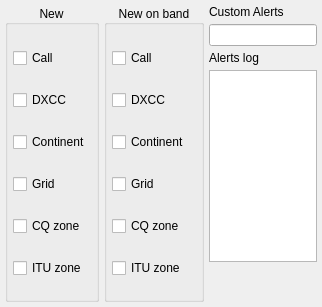
                     <widget class="QWidget" name="tab_5">
                      <attribute name="title">
                       <string>Alerts</string>
                      </attribute>
                      <layout class="QHBoxLayout" name="horizontalLayout_21">
                       <property name="spacing">
                        <number>5</number>
                       </property>
                       <property name="leftMargin">
                        <number>5</number>
                       </property>
                       <property name="topMargin">
                        <number>5</number>
                       </property>
                       <property name="rightMargin">
                        <number>5</number>
                       </property>
                       <property name="bottomMargin">
                        <number>5</number>
                       </property>
                       <item>
                        <widget class="QGroupBox" name="groupBox_4">
                         <property name="toolTip">
                          <string>&lt;html&gt;&lt;head/&gt;&lt;body&gt;&lt;p&gt;If a station calling CQ matches the selection, default windows notification sound will be played and the station details will be added to the Alerts log. &lt;/p&gt;&lt;/body&gt;&lt;/html&gt;</string>
                         </property>
                         <property name="title">
                          <string>New</string>
                         </property>
                         <property name="alignment">
                          <set>Qt::AlignCenter</set>
                         </property>
                         <layout class="QVBoxLayout" name="verticalLayout_16">
                          <property name="spacing">
                           <number>2</number>
                          </property>
                          <property name="leftMargin">
                           <number>5</number>
                          </property>
                          <property name="topMargin">
                           <number>3</number>
                          </property>
                          <property name="rightMargin">
                           <number>5</number>
                          </property>
                          <property name="bottomMargin">
                           <number>0</number>
                          </property>
                          <item>
                           <widget class="QCheckBox" name="cb_callB4_alert">
                            <property name="text">
                             <string>Call</string>
                            </property>
                           </widget>
                          </item>
                          <item>
                           <widget class="QCheckBox" name="cb_countryB4_alert">
                            <property name="text">
                             <string>DXCC</string>
                            </property>
                           </widget>
                          </item>
                          <item>
                           <widget class="QCheckBox" name="cb_continentB4_alert">
                            <property name="text">
                             <string>Continent</string>
                            </property>
                           </widget>
                          </item>
                          <item>
                           <widget class="QCheckBox" name="cb_gridB4_alert">
                            <property name="text">
                             <string>Grid</string>
                            </property>
                           </widget>
                          </item>
                          <item>
                           <widget class="QCheckBox" name="cb_CQZoneB4_alert">
                            <property name="text">
                             <string>CQ zone</string>
                            </property>
                           </widget>
                          </item>
                          <item>
                           <widget class="QCheckBox" name="cb_ITUZoneB4_alert">
                            <property name="text">
                             <string>ITU zone</string>
                            </property>
                           </widget>
                          </item>
                         </layout>
                        </widget>
                       </item>
                       <item>
                        <widget class="QGroupBox" name="groupBox_5">
                         <property name="toolTip">
                          <string>&lt;html&gt;&lt;head/&gt;&lt;body&gt;&lt;p&gt;If a station calling CQ matches the selection, default windows notification sound will be played and the station details will be added to the Alerts log. &lt;/p&gt;&lt;/body&gt;&lt;/html&gt;</string>
                         </property>
                         <property name="title">
                          <string>New on band</string>
                         </property>
                         <property name="alignment">
                          <set>Qt::AlignCenter</set>
                         </property>
                         <layout class="QVBoxLayout" name="verticalLayout_17">
                          <property name="spacing">
                           <number>2</number>
                          </property>
                          <property name="leftMargin">
                           <number>5</number>
                          </property>
                          <property name="topMargin">
                           <number>3</number>
                          </property>
                          <property name="rightMargin">
                           <number>5</number>
                          </property>
                          <property name="bottomMargin">
                           <number>0</number>
                          </property>
                          <item>
                           <widget class="QCheckBox" name="cb_callB4onBand_alert">
                            <property name="text">
                             <string>Call</string>
                            </property>
                           </widget>
                          </item>
                          <item>
                           <widget class="QCheckBox" name="cb_countryB4onBand_alert">
                            <property name="text">
                             <string>DXCC</string>
                            </property>
                           </widget>
                          </item>
                          <item>
                           <widget class="QCheckBox" name="cb_continentB4onBand_alert">
                            <property name="text">
                             <string>Continent</string>
                            </property>
                           </widget>
                          </item>
                          <item>
                           <widget class="QCheckBox" name="cb_gridB4onBand_alert">
                            <property name="text">
                             <string>Grid</string>
                            </property>
                           </widget>
                          </item>
                          <item>
                           <widget class="QCheckBox" name="cb_CQZoneB4onBand_alert">
                            <property name="text">
                             <string>CQ zone</string>
                            </property>
                           </widget>
                          </item>
                          <item>
                           <widget class="QCheckBox" name="cb_ITUZoneB4onBand_alert">
                            <property name="text">
                             <string>ITU zone</string>
                            </property>
                           </widget>
                          </item>
                         </layout>
                        </widget>
                       </item>
                       <item>
                        <layout class="QVBoxLayout" name="verticalLayout_19">
                         <item>
                          <widget class="QLabel" name="label_12">
                           <property name="text">
                            <string>Custom Alerts</string>
                           </property>
                          </widget>
                         </item>
                         <item>
                          <widget class="QLineEdit" name="le_CustomAlerts">
                           <property name="toolTip">
                            <string>&lt;html&gt;&lt;head/&gt;&lt;body&gt;&lt;p&gt;You can use this text area to define custom criteria for your alerts. &lt;/p&gt;&lt;p&gt;Comma separated strings entered here will be matched against the stations calling CQ.&lt;/p&gt;&lt;p&gt;These could be prefixes, suffixes or whole call signs. Start an item with ^ to match only at the beginning of a callsign.&lt;/p&gt;&lt;p&gt;&lt;span style=&quot; font-weight:600;&quot;&gt;Example: &lt;/span&gt;&lt;/p&gt;&lt;p&gt;IOTA,^3,HF0PAS&lt;/p&gt;&lt;p&gt;&lt;br/&gt;&lt;/p&gt;&lt;/body&gt;&lt;/html&gt;</string>
                           </property>
                          </widget>
                         </item>
                         <item>
                          <widget class="QLabel" name="label_5">
                           <property name="text">
                            <string>Alerts log</string>
                           </property>
                          </widget>
                         </item>
                         <item>
                          <widget class="QPlainTextEdit" name="pte_alerts">
                           <property name="sizePolicy">
                            <sizepolicy hsizetype="Ignored" vsizetype="Expanding">
                             <horstretch>0</horstretch>
                             <verstretch>0</verstretch>
                            </sizepolicy>
                           </property>
                           <property name="toolTip">
                            <string>&lt;html&gt;&lt;head/&gt;&lt;body&gt;&lt;p&gt;This text area will show all your alert history.&lt;/p&gt;&lt;/body&gt;&lt;/html&gt;</string>
                           </property>
                          </widget>
                         </item>
                         <item>
                          <spacer name="verticalSpacer_12">
                           <property name="orientation">
                            <enum>Qt::Vertical</enum>
                           </property>
                           <property name="sizeHint" stdset="0">
                            <size>
                             <width>20</width>
                             <height>40</height>
                            </size>
                           </property>
                          </spacer>
                         </item>
                        </layout>
                       </item>
                      </layout>
                     </widget>
